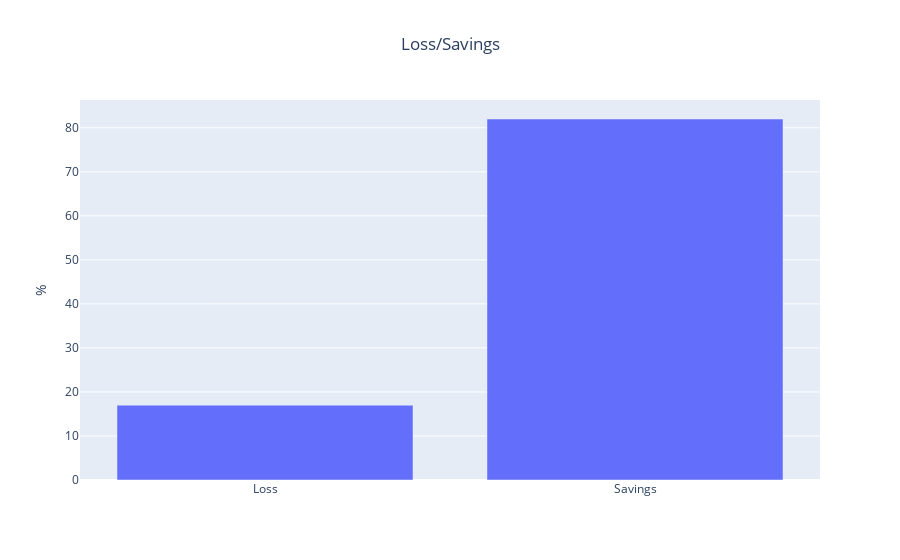

The code cell stored with this chart in its notebook:
### Code cell
import plotly.graph_objects as go
Savings=['Loss', 'Savings']

fig = go.Figure([go.Bar(x=Savings, y=[17, 82])])
fig.update_layout(title_text='Loss/Savings', title_x=0.5)
fig.update_yaxes(title_text="%")
fig.show()

### Figure 1 — Plotly figure (JSON) as saved in the notebook; plotly's stock layout.template omitted (floating-point values rounded to 4 significant figures)
{"data": [{"type": "bar", "x": ["Loss", "Savings"], "y": [17, 82]}], "layout": {"title": {"text": "Loss/Savings", "x": 0.5}, "yaxis": {"title": {"text": "%"}}}}
